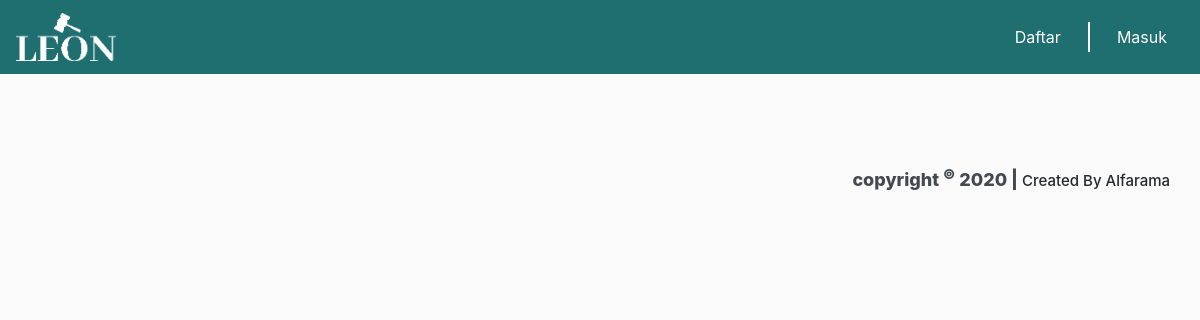
Before: / with the older database file.
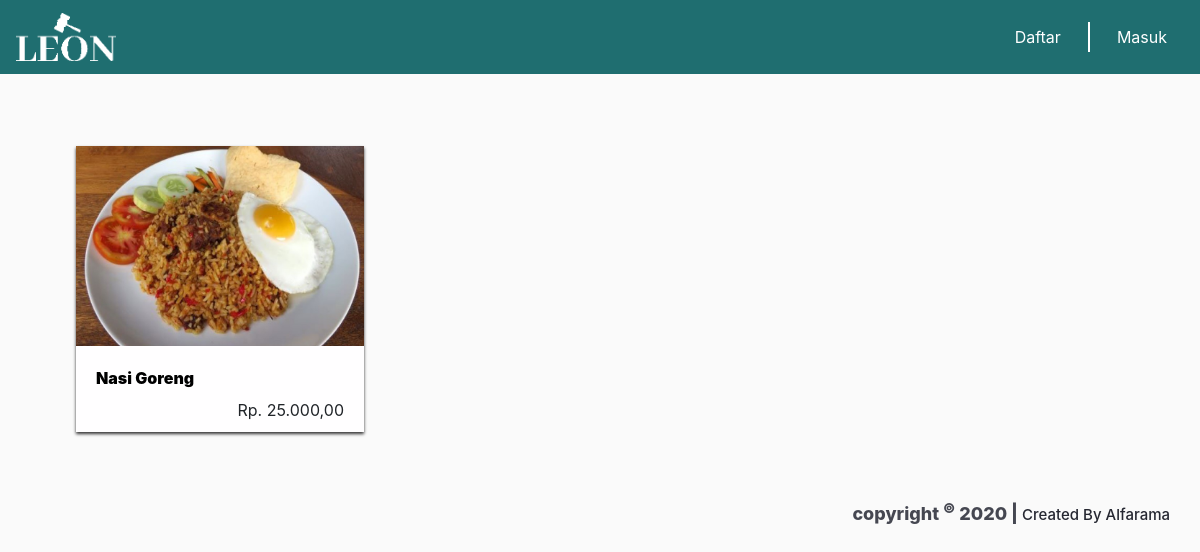
After: the same page with the newer database file.
### tables this page shows
CREATE TABLE `barang` (
  `id_barang` int(11) NOT NULL,
  `nama_barang` varchar(50) NOT NULL,
  `tanggal` date NOT NULL,
  `waktu` time NOT NULL,
  `harga_awal` varchar(15) NOT NULL,
  `deskripsi` text NOT NULL
);

CREATE TABLE `gambar_barang` (
  `id_gambar` int(11) NOT NULL,
  `id_barang` int(11) NOT NULL,
  `id_petugas` int(11) NOT NULL,
  `nama_gambar` varchar(50) NOT NULL
);

### application/controllers/User.php (called while the page is built, shortened)
<?php
class User extends CI_Controller {
	public function __construct(){
		$this->load->library('session');
		$this->load->helper('url');
		$this->load->model('user_m','user');
	}
	public function index()
	{
		$this->load->view('user/main',
			array(
				"data" => $this->user->get_goods()
			)
		);
	}
}

### index.php (called while the page is built, shortened)
<?php
require_once BASEPATH.'core/CodeIgniter.php';

### application/models/User_m.php (called while the page is built, shortened)
<?php
class User_m extends CI_Model {
    public function get_goods(){
        $data = $this->db->query("SELECT barang.id_barang as id, barang.nama_barang as nama, lelang.harga_akhir as harga, gambar_barang.nama_gambar as gambar FROM `barang` INNER JOIN gambar_barang ON barang.id_barang = gambar_barang.id_barang INNER JOIN lelang ON barang.id_barang = lelang.id_barang WHERE lelang.status = 'buka'
            ")->result_array();
            for($i=0;$i<count($data);$i++){
                $data[$i]['id'] = $this->leon->encode_id($data[$i]['id']);
                $data[$i]['harga'] = number_format($data[$i]['harga'],2,',','.');
            }
            return $data;
    }
}

### application/libraries/Leon.php (called while the page is built, shortened)
<?php
class Leon {
        public function encode_id($id){
            $id = $id + 100000 + 72 + 84;
            return base64_encode($id);
        }
}

### application/views/user/main.php (the view, shortened to what this page needs)
<!doctype html>
<html lang="en">
  <head>
    <link rel="stylesheet" href="<?=base_url()?>source/bootstrap-4.3.1/css/bootstrap.min.css">
    <link rel="stylesheet" href="<?=base_url()?>source/dist/css/user.css">
  </head>
  <body>
<nav style="background: #1f6e70;" class="navbar navbar-expand-md navbar-dark py-2">
  <a class="navbar-brand" href=""><img src="<?=base_url()?>source/logo-dark.png" width="100px"></a>
	<?php if($this->session->level !== 'user'):?>
	  <div class="collapse navbar-collapse" id="navbarSupportedContent">
	      <div class="nav-item">
	        <a class="btn btn text-white nav-link" href="<?=base_url()?>registration">Daftar</a>
	      </div>
	      <div class="d-md-block d-none" style="border: 0.8px solid #fff; height: 30px;margin: 0 10px"></div>
	      <div class="nav-item">
	        <a class="btn text-white nav-link" href="<?=base_url()?>login">Masuk</a>
	      </div>
	  </div>
	<?php endif;?>
</nav>
<section class="container mt-4">
	<div class="row">
		<?php foreach($data as $row):?>
		<div class="col-12 col-md-6 col-lg-4 mt-5">
			<div class="kotak" style="width: 18rem; margin: auto; display: block;">
				<a href="<?=base_url()?>user/goods/<?=$row['id']?>">
					<div class="cover-kotak">
						<img src="<?=base_url()?>uploads/<?=$row['gambar']?>" width="100%;">
					</div>
				</a>
				<div class="badan-kotak">
					<div class="judul">
						<a class="judul-link" href="<?=base_url()?>user/goods/<?=$row['id']?>"><?=$row['nama']?>
						</a>
					</div>
					<div class="harga mt-2"><?=$row['harga']?></div>
				</div>
			</div>
		</div>
	<?php endforeach;?>
</section>
<?php $this->load->view('user/footer')?>
  </body>
</html>

### application/views/user/footer.php
<footer class="footer mt-5">
	copyright <sup>&copy</sup> 2020 | <span class="created">Created By Alfarama</span>
</footer>

### application/views/user/main.php (style rules this page uses)
.judul-link { color: black; }

Changed rows visible on the page:
added barang: gambar_barang.nama_gambar (picture), nama_barang "Nasi Goreng", harga "25.000,00"
